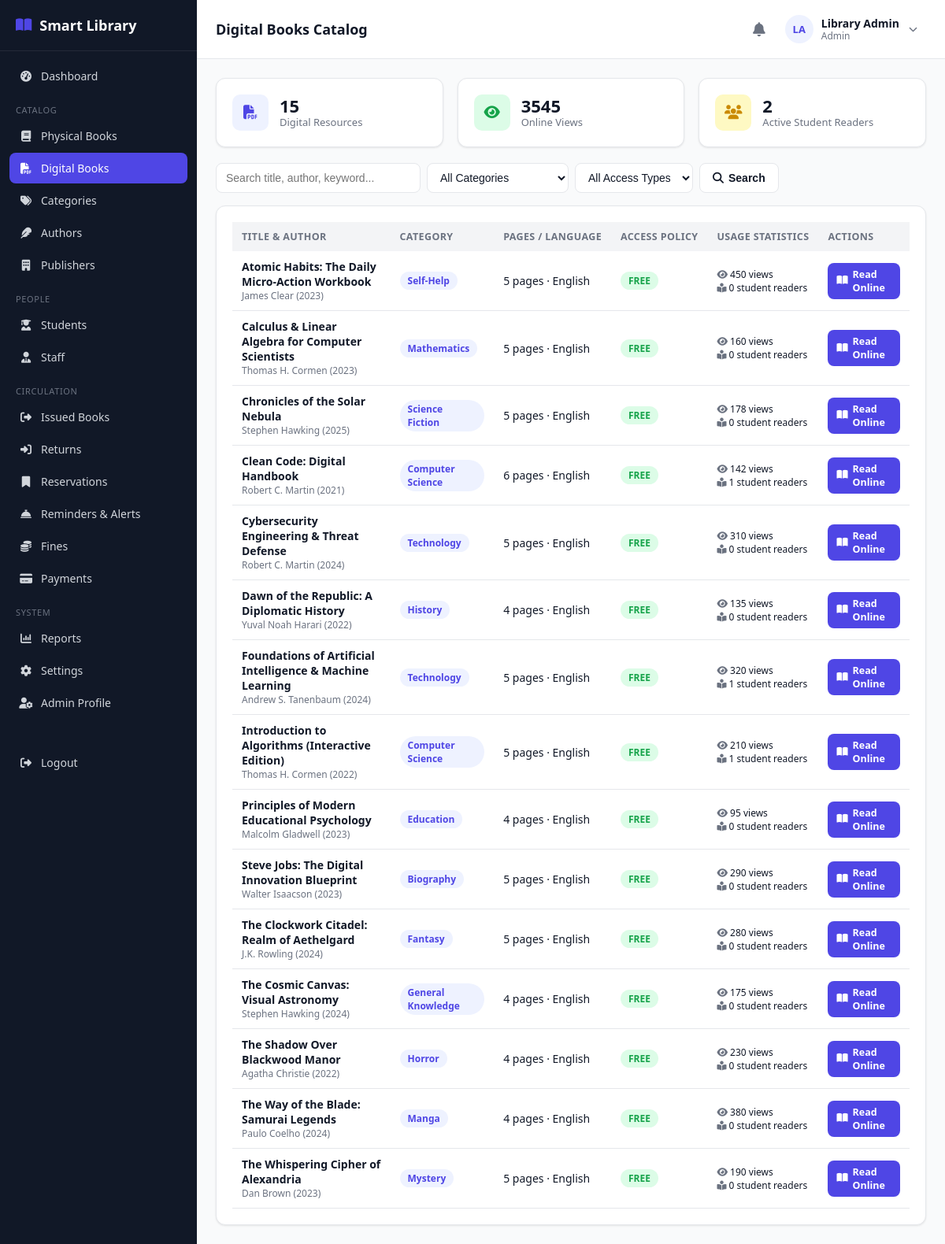
/librarian/digital-books.php (signed in), run on the app's committed database.
### tables this page shows
CREATE TABLE digital_books (
    id INT AUTO_INCREMENT PRIMARY KEY,
    book_id INT NULL,
    title VARCHAR(200) NOT NULL,
    author_id INT NULL,
    author_name VARCHAR(150) NULL,
    category_id INT NULL,
    publisher_id INT NULL,
    publication_year YEAR NULL,
    edition VARCHAR(30) DEFAULT '1st',
    language VARCHAR(40) DEFAULT 'English',
    pages INT DEFAULT 10,
    description TEXT NULL,
    cover_image VARCHAR(255) NULL,
    file_path VARCHAR(255) NOT NULL,
    file_format VARCHAR(20) NOT NULL DEFAULT 'PDF',
    file_size_kb INT DEFAULT 0,
    access_type ENUM('free','restricted','open_access') NOT NULL DEFAULT 'free',
    license_info VARCHAR(255) DEFAULT 'Open Educational Resource / Demonstration',
    view_count INT NOT NULL DEFAULT 0,
    read_count INT NOT NULL DEFAULT 0,
    status ENUM('active','inactive') NOT NULL DEFAULT 'active',
    created_at TIMESTAMP DEFAULT CURRENT_TIMESTAMP,
    updated_at TIMESTAMP DEFAULT CURRENT_TIMESTAMP ON UPDATE CURRENT_TIMESTAMP,
    FOREIGN KEY (book_id) REFERENCES books(id) ON DELETE SET NULL,
    FOREIGN KEY (author_id) REFERENCES authors(id) ON DELETE SET NULL,
    FOREIGN KEY (category_id) REFERENCES categories(id) ON DELETE SET NULL,
    FOREIGN KEY (publisher_id) REFERENCES publishers(id) ON DELETE SET NULL,
    INDEX idx_dtitle (title),
    INDEX idx_dcat (category_id),
    INDEX idx_dauthor (author_id),
    INDEX idx_dstatus (status)
);

CREATE TABLE categories (
    id INT AUTO_INCREMENT PRIMARY KEY,
    name VARCHAR(100) NOT NULL UNIQUE,
    description VARCHAR(255) DEFAULT NULL
);

### includes/functions.php (called while the page is built, shortened)
<?php
function e($value) {
    return htmlspecialchars($value ?? '', ENT_QUOTES, 'UTF-8');
}
function basePath() {
    return '/smart-library';
}

### librarian/digital-books.php (the view, shortened to what this page needs)
<?php
require_once __DIR__ . '/../includes/functions.php';
require_once __DIR__ . '/../includes/auth-check.php';
$search = trim($_GET['q'] ?? '');
$where = ["db.status = 'active'"];
$params = [];
$whereSql = 'WHERE ' . implode(' AND ', $where);
$stmt = $pdo->prepare("
    SELECT db.*, c.name AS category_name, COALESCE(a.name, db.author_name) AS author_name,
           (SELECT COUNT(*) FROM reading_history WHERE digital_book_id = db.id) AS total_readers
    FROM digital_books db
    LEFT JOIN categories c ON c.id = db.category_id
    LEFT JOIN authors a ON a.id = db.author_id
    $whereSql
    ORDER BY db.title ASC
");
$stmt->execute($params);
$books = $stmt->fetchAll();
$totalDigital = (int)$pdo->query("SELECT COUNT(*) FROM digital_books WHERE status='active'")->fetchColumn();
$totalViews = (int)$pdo->query("SELECT COALESCE(SUM(view_count),0) FROM digital_books")->fetchColumn();
$activeReaders = (int)$pdo->query("SELECT COUNT(DISTINCT student_id) FROM reading_history")->fetchColumn();
include __DIR__ . '/../includes/header.php';
?>
<div class="grid grid-3" style="margin-bottom:20px;">
    <div class="card stat-card">
        <div class="icon blue"><i class="fa-solid fa-file-pdf"></i></div>
        <div><div class="num"><?= $totalDigital ?></div><div class="label">Digital Resources</div></div>
    </div>
    <div class="card stat-card">
        <div class="icon green"><i class="fa-solid fa-eye"></i></div>
        <div><div class="num"><?= $totalViews ?></div><div class="label">Online Views</div></div>
    </div>
    <div class="card stat-card">
        <div class="icon yellow"><i class="fa-solid fa-users"></i></div>
        <div><div class="num"><?= $activeReaders ?></div><div class="label">Active Student Readers</div></div>
    </div>
</div>
<div class="table-toolbar">
    <form method="GET" class="flex gap-2" style="flex-wrap:wrap;">
        <input type="text" name="q" class="form-control" style="width:260px;" placeholder="Search title, author, keyword..." value="<?= e($search) ?>">
        <select name="category" class="form-control" style="width:180px;">
            <option value="">All Categories</option>
        </select>
        <select name="access" class="form-control" style="width:150px;">
            <option value="">All Access Types</option>
        </select>
        <button class="btn btn-outline" type="submit"><i class="fa-solid fa-magnifying-glass"></i> Search</button>
    </form>
</div>
<div class="card">
    <div class="table-wrap">
        <table class="data-table">
            <thead>
                <tr>
                    <th>Title & Author</th>
                    <th>Category</th>
                    <th>Pages / Language</th>
                    <th>Access Policy</th>
                    <th>Usage Statistics</th>
                    <th>Actions</th>
                </tr>
            </thead>
            <tbody>
                <?php if (empty($books)): ?>
                    <tr><td colspan="6" style="text-align:center; padding:30px;" class="text-muted">No digital resources found.</td></tr>
                <?php else: ?>
                    <?php foreach ($books as $b): ?>
                        <tr>
                            <td>
                                <strong><?= e($b['title']) ?></strong>
                                <div class="text-muted" style="font-size:12px;"><?= e($b['author_name']) ?> (<?= e($b['publication_year'] ?: '—') ?>)</div>
                            </td>
                            <td><span class="badge badge-blue"><?= e($b['category_name'] ?: 'General') ?></span></td>
                            <td><?= (int)$b['pages'] ?> pages &middot; <?= e($b['language']) ?></td>
                            <td><span class="badge badge-green"><?= strtoupper(e($b['access_type'])) ?></span></td>
                            <td>
                                <div style="font-size:12px;"><i class="fa-solid fa-eye text-muted"></i> <?= (int)$b['view_count'] ?> views</div>
                                <div style="font-size:12px;"><i class="fa-solid fa-book-reader text-muted"></i> <?= (int)$b['total_readers'] ?> student readers</div>
                            </td>
                            <td>
                                <a href="<?= basePath() ?>/student/read-book.php?id=<?= $b['id'] ?>" target="_blank" class="btn btn-sm btn-primary">
                                    <i class="fa-solid fa-book-open"></i> Read Online
                                </a>
                            </td>
                        </tr>
                    <?php endforeach; ?>
                <?php endif; ?>
            </tbody>
        </table>
    </div>
</div>
<?php include __DIR__ . '/../includes/footer.php'; ?>

### assets/css/style.css (style rules this page uses)
:root { --primary: #4f46e5; --primary-dark: #4338ca; --primary-light: #eef2ff; --success: #16a34a; --success-light: #dcfce7; --warning: #ca8a04; --warning-light: #fef9c3; --danger: #dc2626; --danger-light: #fee2e2; --gray: #6b7280; --gray-light: #f3f4f6; --border: #e5e7eb; --text: #111827; --text-muted: #6b7280; --bg: #f9fafb; --white: #ffffff; --sidebar-w: 250px; --radius: 12px; --shadow: 0 1px 3px rgba(0,0,0,0.06), 0 1px 2px rgba(0,0,0,0.04); }
* { box-sizing: border-box; }
body { margin: 0; font-family: 'Segoe UI', system-ui, -apple-system, Roboto, sans-serif; background: var(--bg); color: var(--text); font-size: 15px; }
a { color: var(--primary); text-decoration: none; }
.grid { display: grid; gap: 18px; }
.grid-3 { grid-template-columns: repeat(3, 1fr); }
.card { background: var(--white); border: 1px solid var(--border); border-radius: var(--radius); box-shadow: var(--shadow); padding: 20px; }
.stat-card { display: flex; align-items: center; gap: 14px; }
.stat-card .icon { width: 46px; height: 46px; border-radius: 10px; display: flex; align-items: center; justify-content: center; font-size: 18px; flex-shrink: 0; }
.stat-card .icon.blue { background: var(--primary-light); color: var(--primary); }
.stat-card .icon.green { background: var(--success-light); color: var(--success); }
.stat-card .icon.yellow { background: var(--warning-light); color: var(--warning); }
.stat-card .num { font-size: 22px; font-weight: 800; line-height: 1.1; }
.stat-card .label { font-size: 13px; color: var(--text-muted); }
.btn { display: inline-flex; align-items: center; gap: 6px; padding: 9px 16px; border-radius: 8px; border: 1px solid transparent; font-size: 14px; font-weight: 600; cursor: pointer; text-decoration: none; }
.btn-primary { background: var(--primary); color: #fff; }
.btn-outline { background: #fff; border-color: var(--border); color: var(--text); }
.btn-sm { padding: 5px 10px; font-size: 12.5px; }
.form-control { width: 100%; padding: 9px 12px; border: 1px solid var(--border); border-radius: 8px; font-size: 14px; background: #fff; color: var(--text); }
.table-wrap { overflow-x: auto; }
table.data-table { width: 100%; border-collapse: collapse; font-size: 14px; }
.data-table th { text-align: left; padding: 10px 12px; background: var(--gray-light); font-weight: 700; font-size: 12.5px; text-transform: uppercase; letter-spacing: 0.03em; color: var(--text-muted); white-space: nowrap; }
.data-table td { padding: 10px 12px; border-bottom: 1px solid var(--border); vertical-align: middle; }
.table-toolbar { display: flex; justify-content: space-between; align-items: center; margin-bottom: 16px; gap: 12px; flex-wrap: wrap; }
.badge { padding: 3px 10px; border-radius: 999px; font-size: 12px; font-weight: 700; display: inline-block; }
.badge-green { background: var(--success-light); color: var(--success); }
.badge-blue { background: var(--primary-light); color: var(--primary); }
.text-muted { color: var(--text-muted); }
.flex { display: flex; }
.gap-2 { gap: 8px; }

### data on the page
digital_books: title "Atomic Habits: The Daily Micro-Action Workbook", author_name "James Clear", publication_year "2023", category.name "Self-Help", pages "5", language "English", access_type "FREE", view_count "450", total_readers "0"
digital_books: title "Calculus & Linear Algebra for Computer Scientists", author_name "Thomas H. Cormen", publication_year "2023", category.name "Mathematics", pages "5", language "English", access_type "FREE", view_count "160", total_readers "0"
digital_books: title "Chronicles of the Solar Nebula", author_name "Stephen Hawking", publication_year "2025", category.name "Science Fiction", pages "5", language "English", access_type "FREE", view_count "178", total_readers "0"
digital_books: title "Clean Code: Digital Handbook", author_name "Robert C. Martin", publication_year "2021", category.name "Computer Science", pages "6", language "English", access_type "FREE", view_count "142", total_readers "1"
digital_books: title "Cybersecurity Engineering & Threat Defense", author_name "Robert C. Martin", publication_year "2024", category.name "Technology", pages "5", language "English", access_type "FREE", view_count "310", total_readers "0"
digital_books: title "Dawn of the Republic: A Diplomatic History", author_name "Yuval Noah Harari", publication_year "2022", category.name "History", pages "4", language "English", access_type "FREE", view_count "135", total_readers "0"
digital_books: title "Foundations of Artificial Intelligence & Machine Learning", author_name "Andrew S. Tanenbaum", publication_year "2024", category.name "Technology", pages "5", language "English", access_type "FREE", view_count "320", total_readers "1"
digital_books: title "Introduction to Algorithms (Interactive Edition)", author_name "Thomas H. Cormen", publication_year "2022", category.name "Computer Science", pages "5", language "English", access_type "FREE", view_count "210", total_readers "1"
digital_books: title "Principles of Modern Educational Psychology", author_name "Malcolm Gladwell", publication_year "2023", category.name "Education", pages "4", language "English", access_type "FREE", view_count "95", total_readers "0"
digital_books: title "Steve Jobs: The Digital Innovation Blueprint", author_name "Walter Isaacson", publication_year "2023", category.name "Biography", pages "5", language "English", access_type "FREE", view_count "290", total_readers "0"
digital_books: title "The Clockwork Citadel: Realm of Aethelgard", author_name "J.K. Rowling", publication_year "2024", category.name "Fantasy", pages "5", language "English", access_type "FREE", view_count "280", total_readers "0"
digital_books: title "The Cosmic Canvas: Visual Astronomy", author_name "Stephen Hawking", publication_year "2024", category.name "General Knowledge", pages "4", language "English", access_type "FREE", view_count "175", total_readers "0"
digital_books: title "The Shadow Over Blackwood Manor", author_name "Agatha Christie", publication_year "2022", category.name "Horror", pages "4", language "English", access_type "FREE", view_count "230", total_readers "0"
digital_books: title "The Way of the Blade: Samurai Legends", author_name "Paulo Coelho", publication_year "2024", category.name "Manga", pages "4", language "English", access_type "FREE", view_count "380", total_readers "0"
digital_books: title "The Whispering Cipher of Alexandria", author_name "Dan Brown", publication_year "2023", category.name "Mystery", pages "5", language "English", access_type "FREE", view_count "190", total_readers "0"

### other printed values
$label "Dashboard"
$item['_section'] "CATALOG"
$label "Physical Books"
$label "Digital Books"
$label "Categories"
$label "Authors"
$label "Publishers"
$item['_section'] "PEOPLE"
$label "Students"
$label "Staff"
$item['_section'] "CIRCULATION"
$label "Issued Books"
$label "Returns"
$label "Reservations"
$label "Reminders & Alerts"
